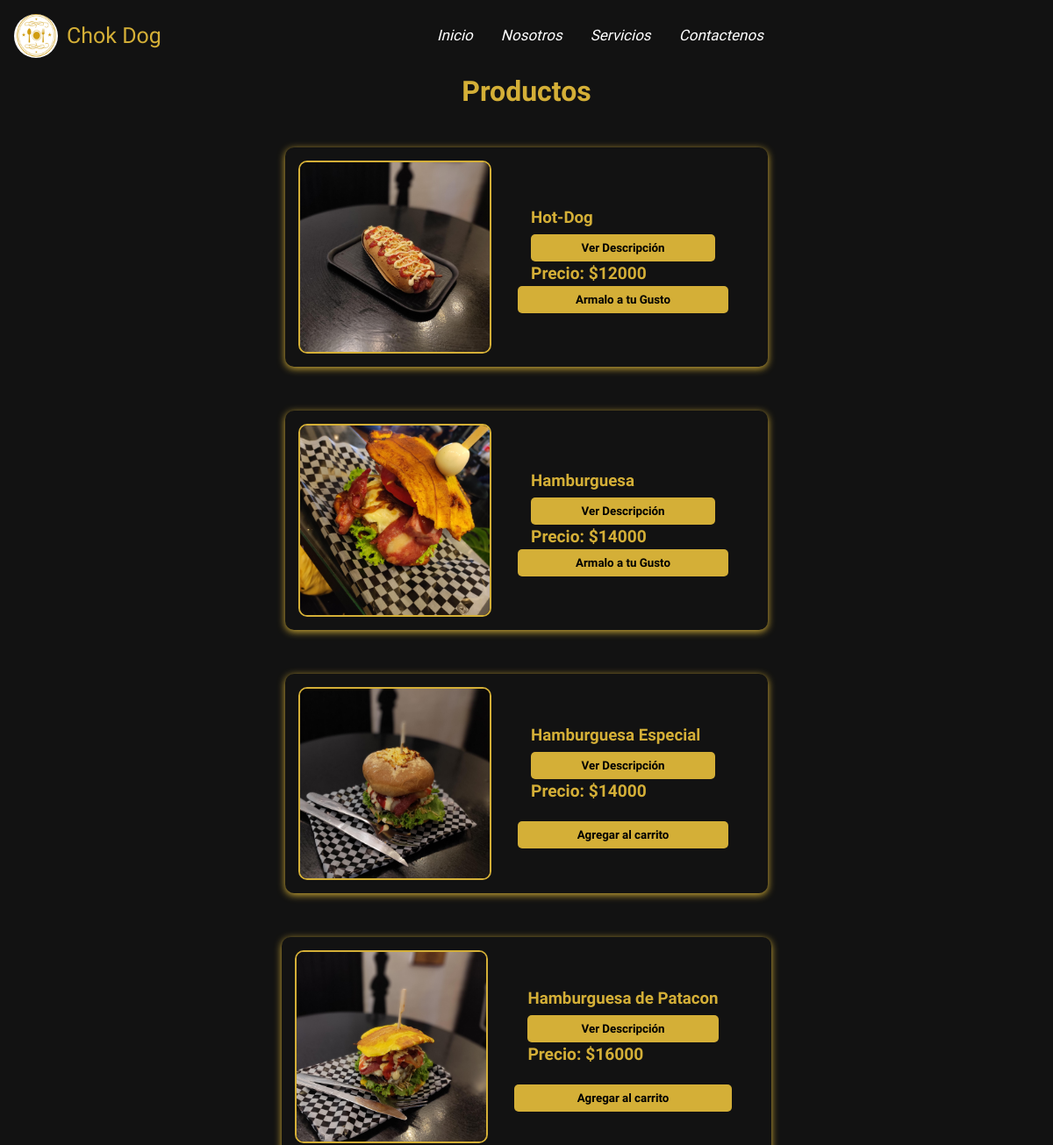
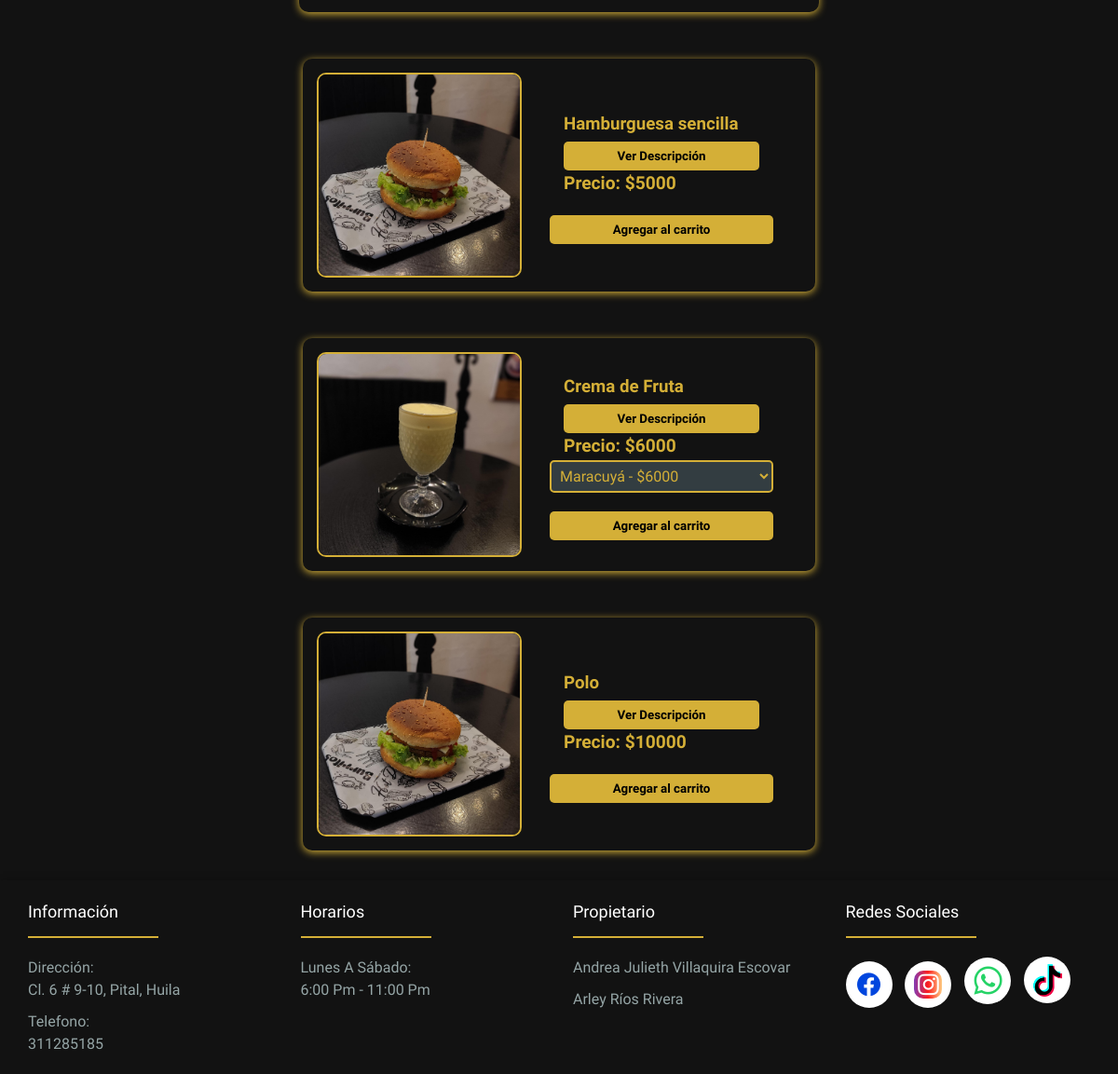
Before: /productos/ with the older database file (2 pictures, top to bottom).
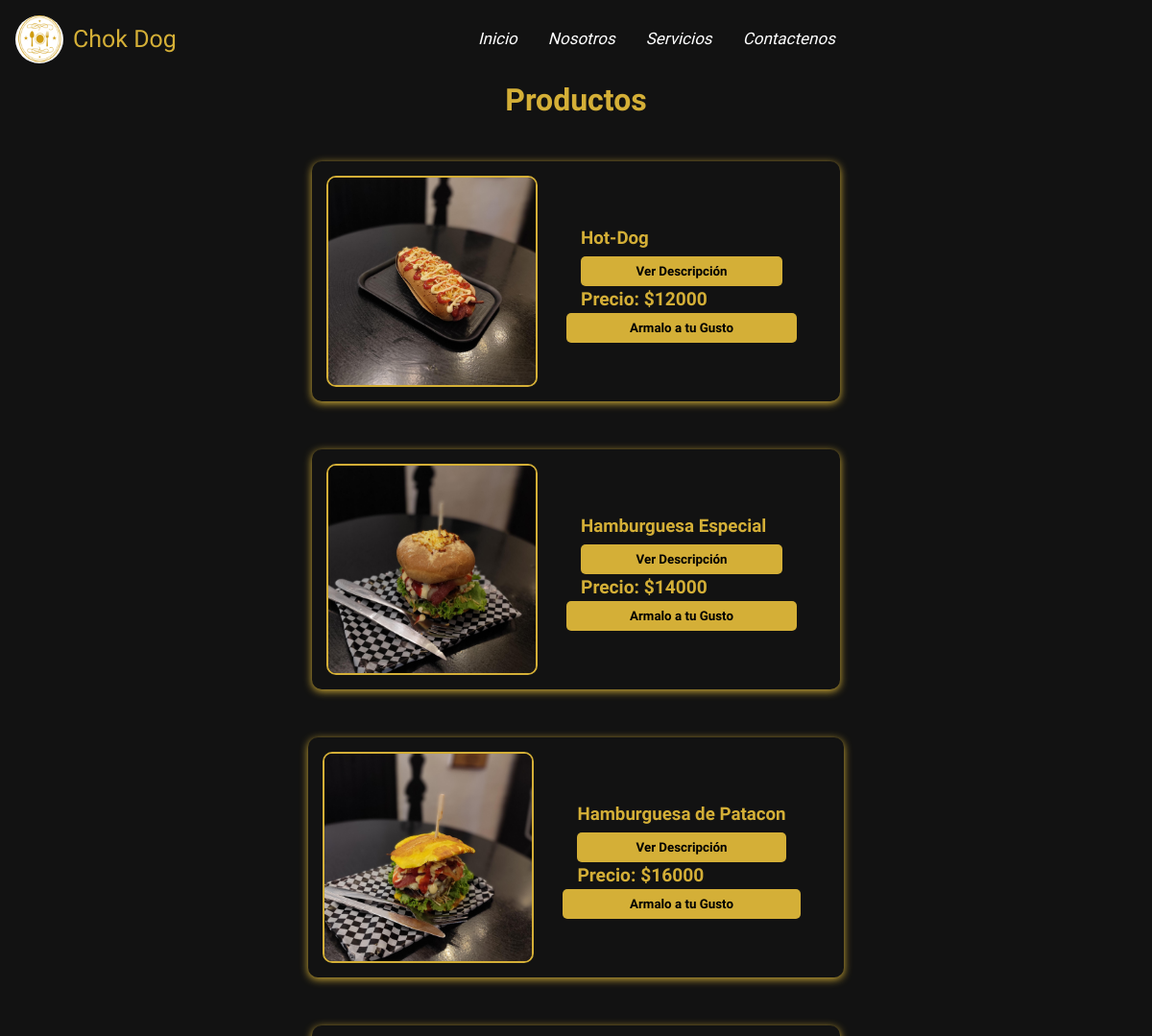
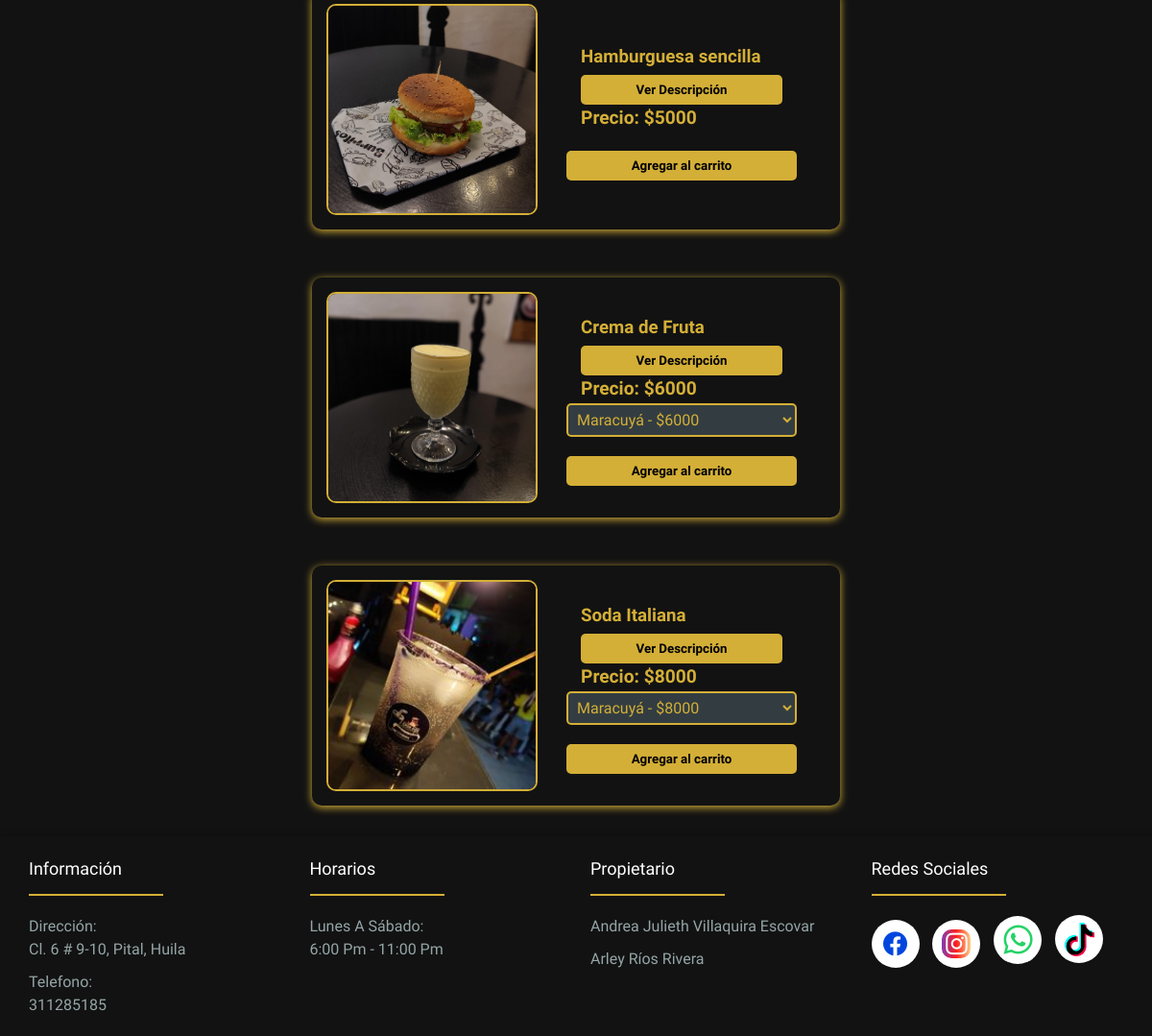
After: the same page with the newer database file (2 pictures, top to bottom).
### comida/models.py (models this page shows, shortened)
class Producto(models.Model):
    TIPOS_PRODUCTO = [
        ('personalizable', 'Personalizable'),
        ('sabores', 'Con Sabores'),
        ('simple', 'Simple'),
        ('bebida', 'Bebida'),
    ]
    imagen = models.ImageField(upload_to='productos')
    nombre = models.CharField(max_length=200)
    descripcion = models.TextField()
    imagen_descripcion = models.ImageField(upload_to='productos/', blank=True, null=True)
    precio = models.DecimalField(max_digits=10, decimal_places=0)
    fecha_creacion = models.DateField(auto_now_add=True)
    tipo = models.CharField(max_length=20, choices=TIPOS_PRODUCTO)
    ingredientes = models.ManyToManyField(Ingrediente, related_name="productos", blank=True)
    sabores = models.ManyToManyField(Sabor, blank=True)

### comida/views.py (the view)
# urls.py: path("productos/", lista_productos, name="productos"),
def lista_productos(request):
    productos = Producto.objects.all()  # Obtener productos
    return render(request, "productos.html", {"productos": productos})

### comida/templates/productos.html (shortened to what this page needs)
{% extends 'base.html' %}
{% load static %}
{% block content %}
<link rel="stylesheet" href="{% static 'productos.css' %}">
<div class="prod">
    <h1>Productos</h1>
    <div class="conten">
        <div class="menu-con">
            {% for product in productos %}
                <div class="food-item">
                    <img src="{{ product.imagen.url }}" alt="{{ product.nombre }}">
                    <div class="desc">
                        <div class="details">
                            <h3>{{ product.nombre }}</h3>
                            <button class="btn-descripcion" onclick="openModal('descripcion{{ product.id }}')">Ver Descripción</button><br>
                            <span class="price">Precio: ${{ product.precio }}</span>
                        </div>
                        {% if product.tipo == "personalizable" %}
                        <button class="btn-per" onclick="openModal('modal{{ product.id }}')">Armalo a tu Gusto</button>
                        {% elif product.tipo == "sabores" %}
                            <select class="opcion-sabor" data-id="{{ product.id }}">
                                {% for sabor in product.sabores.all %}
                                    <option value="{{ sabor.nombre }}">{{ sabor.nombre }} - ${{ product.precio }}</option>
                                {% endfor %}
                            </select>
                            <button class="agregar-carrito"
                                data-id="{{ product.id }}"
                                data-nombre="{{ product.nombre }}"
                                data-precio="{{ product.precio }}">
                                Agregar al carrito
                            </button>
                        {% elif product.tipo == "simple" %}
                        <button class="agregar-carrito"
                            data-id="{{ product.id }}"
                            data-nombre="{{ product.nombre }}"
                            data-precio="{{ product.precio }}">
                            Agregar al carrito
                        </button>
                        {% endif %}
                    </div>
                </div>
            {% endfor %}
        </div>
    </div>
</div>
{% endblock %}

### comida/templates/base.html (shortened to what this page needs)
{% load static %}
<!DOCTYPE html>
<html lang="en">
<head>
    <link rel="stylesheet" href="{% static 'barra.css' %}">
    <link href='https://unpkg.com/boxicons@2.1.4/css/boxicons.min.css' rel='stylesheet'>
</head>
<body>
    <header class="header">
        <div class="logo">
            <img src="{% static 'img/logo.png' %}" alt="">
            {% if user.is_authenticated %}
                <h2><a href="{% url 'pagina' %}" class="titulo">Chok Dog</a></h2>
            {% else %}
                <span class="titulo">Chok Dog</span>
            {% endif %}
        </div>
        <nav class="menu">
            <a href="{% url 'home' %}">Inicio</a>
            <a href="{% url 'nosotros' %}">Nosotros</a>
            <a href="{% url 'servicios' %}">Servicios</a>
            <a href="{% url 'contactenos' %}">Contactenos</a>
        </nav>
    </header>
    <main class="main">
        {% block content %}
        {% endblock %}
    </main>
    <footer class="footer">
        <div class="footer-cont">
            <div class="row">
                <div class="footer-col">
                    <h4>Información</h4>
                    <ul>
                        <li><a href="#">Dirección: <br> Cl. 6 # 9-10, Pital, Huila</a></li>
                        <li><a href="#">Telefono: <br> 311285185</a></li>
                    </ul>
                </div>
                <div class="footer-col">
                    <h4>Horarios</h4>
                    <ul>
                        <li><a href="#">Lunes a sábado: <br> 6:00 pm - 11:00 pm</a></li>
                    </ul>
                </div>
                <div class="footer-col">
                    <h4>Propietario</h4>
                    <ul>
                        <li><a href="#">Andrea Julieth Villaquira Escovar</a></li>
                        <li><a href="#">Arley Ríos Rivera</a></li>
                    </ul>
                </div>
                <div class="footer-col">
                    <h4>Redes Sociales</h4>
                    <div class="social-links">
                        <a class="fa" href="https://www.facebook.com/chok.dog"><i      class='bx bxl-facebook-circle' ></i></a>
                        <a class="ig" href="https://www.instagram.com/chok.dog?utm_source=qr&igsh=c2ZjdnRnNmFyMjYy"><i class='bx bxl-instagram' ></i></a>
                        <a class="wp"href="https://wa.link/x8yhmt"><i class='bx bxl-whatsapp' ></i></a>
                        <a class="tt" href="https://www.tiktok.com/@chokdogg?is_from_webapp=1&sender_device=pc"><img src="{% static 'img/tik-tok.png' %}" alt=""></a>
                    </div>
                </div>
            </div>
        </div>
   </footer>
</body>
</html>

### comida/static/barra.css (style rules this page uses)
* { margin: 0; padding: 0; box-sizing: border-box; font-family: "Kotta One", serif; box-sizing: border-box; }
:root { --text_4: rgba(0, 0, 0, 0.3); --text_sha: 5px 20px 5px #000000; --box: 0px 4px 10px rgb(0, 0, 0); --blanco: #FFFFFF; --negro-profundo: #1a1a1a; --fondo: #0000007b; --dorado: #D4AF37; --gris-industrial: #2d2d2d; --negro-carbon: #121212; --gris-acero: #95A5A6; }
body { margin: 0; padding: 0; position: relative; min-height: 90vh; padding-bottom: 200px; line-height: 1.5; }
.header { position: fixed; background-color: var(--negro-carbon); color: var(--dorado); width: 100%; display: flex; justify-content: space-between; align-items: center; padding: 1rem; z-index: 100; top: 0; }
.main { margin: 80px 0 0 0; min-height: 90vh; }
.logo { display: flex; align-items: center; font-size: 25px; }
.logo img { width: 50px; height: 50px; border-radius: 70%; margin-right: 10px; }
.menu { display: flex; gap: 2rem; }
.menu a { text-decoration: none; color: white; font-style: italic; transition: .3s all; font-size: 17px; }
.footer-cont { max-width: 1170px; margin:auto; }
.row { display: flex; flex-wrap: wrap; }
ul { list-style: none; }
.footer { background-color: var(--negro-carbon); padding: 20px 0; box-shadow: 3px 5px 10px; position: absolute; bottom: 0; width: 100%; }
.footer-col { width: 25%; padding: 0 15px; }
.footer-col h4 { font-size: 18px; color: #ffffff; text-transform: capitalize; margin-bottom: 35px; font-weight: 500; position: relative; }
.footer-col h4::before { content: ''; position: absolute; left:0; bottom: -15px; background-color: var(--dorado); height: 2px; box-sizing: border-box; width: 140px; }
.footer-col ul li:not(:last-child) { margin-bottom: 10px; }
.footer-col ul li a { font-size: 16px; text-transform: capitalize; color: var(--gris-acero); text-decoration: none; font-weight: 300; display: block; transition: all 0.3s ease; }
.footer-col .social-links a { display: inline-flex; justify-content: center; align-items: center; height: 50px; width: 50px; background-color: rgb(255, 255, 255); margin: 0 10px 10px 0; text-align: center; overflow: hidden; border-radius: 50%; color: #ffffff; transition: all 0.5s ease; }
.footer-col .social-links a i { font-size: 30px; }
.footer-col .social-links .fa i { color: #0046de; }
.footer-col .social-links .ig i { background: linear-gradient(to right, #833AB4, #FD1D1D, #FDCB82); border-radius: 10px; }
.footer-col .social-links .wp i { color: #25D366; font-size: 40px; }
.footer-col .social-links .tt img { height: 35px; width: 35px; font-size: 40px; }

### comida/static/productos.css (style rules this page uses)
.main { background-color: var(--negro-carbon); color: #D4AF37; margin: 0; padding: 0; }
.conten { width: 100%; display: flex; flex-wrap: wrap; justify-content: center; align-items: center; }
.prod { width: 100%; display: flex; justify-content: center; text-align: center; flex-direction: column; padding: 50px 0 10 0; margin-top: 80px; padding: 50 0 0 0; }
.menu-con { width: 90%; display: flex; flex-wrap: wrap; justify-content: center; align-items: center; gap: 30px; padding: 20px; border-radius: 10px; }
h1 { color: #D4AF37; margin-bottom: 20px; }
.food-item { min-width: 550px; border-radius: 10px; padding: 15px; margin-bottom: 20px; display: flex; align-items: center; justify-content: space-evenly; box-shadow: 0 2px 8px rgb(212, 175, 55); }
.desc { display: flex; flex-direction: column; flex: 1; padding: 0 30px; }
.food-item img { width: 220px; height: 220px; border-radius: 10px; object-fit: cover; border: 2px solid #D4AF37; }
.details { flex-grow: 1; padding: 0 15px; text-align: left; flex-direction: column; }
.details h3 { margin: 5px 0; color: #D4AF37; }
.price { font-size: 1.2em; font-weight: bold; color: #D4AF37; }
.btn-descripcion, .btn-per, .agregar-carrito, .agregar-carrito-bebida { background: #D4AF37; color: #000000; padding: 8px 15px; border: none; border-radius: 5px; font-weight: bold; cursor: pointer; transition: 0.3s; width: 100%; text-align: center; }
select { background: #333D41; color: #D4AF37; border: 2px solid #D4AF37; padding: 5px; border-radius: 5px; font-size: 1em; }
.agregar-carrito { margin-top: 20px; }

Changed rows visible on the page:
removed Producto: imagen (picture), nombre "Hamburguesa", precio "14000"
removed Producto: imagen (picture), nombre "Polo", precio "10000"
changed Producto "Hamburguesa Especial": tipo "Agregar al carrito" → "Armalo a tu Gusto"
changed Producto "Hamburguesa de Patacon": tipo "Agregar al carrito" → "Armalo a tu Gusto"
added Producto: imagen (picture), nombre "Soda Italiana", precio "8000"
